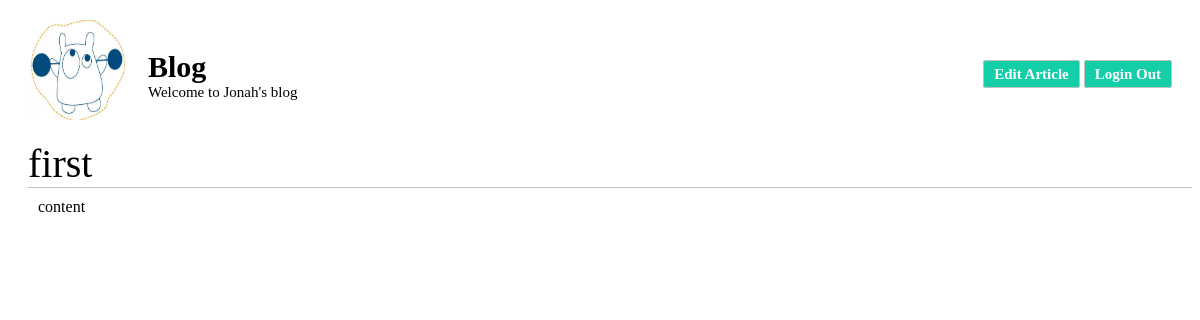
The app's page / (signed in), older data.
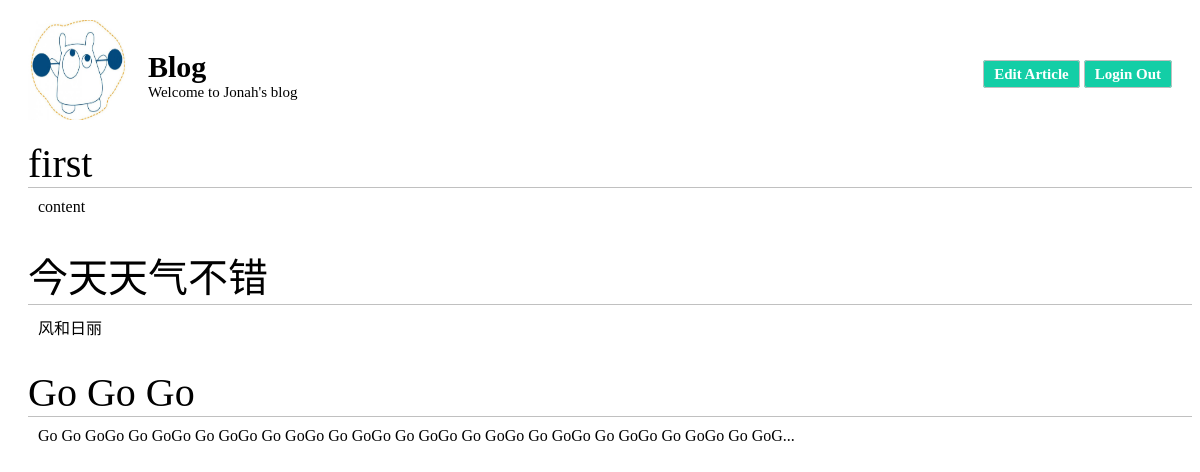
The same page, newer data.
### blog/models.py (models this page shows)
class Article(models.Model):
    id = models.AutoField(primary_key=True)
    title = models.CharField(max_length=50)
    author = models.CharField(max_length=30)
    date = models.DateField()
    content = models.TextField()

### blog/views.py (the view)
# urls.py: url(r'^$',views.index),
def index(request):
    context = {}
    context['name'] = Constant.BLOG_NAME
    context['desc'] = Constant.BLOG_DESC
    if Constant.SESSION_KEY in request.COOKIES:
        context['username'] = request.COOKIES[Constant.SESSION_KEY]
    if 'username' in request.session:
        context['username'] = request.session['username']
    if Constant.SESSION_KEY in request.COOKIES or 'username' in request.session:
        un = context['username']
        all_article = Article.objects.all().filter(author=un)
        context['article'] = all_article
        print(all_article)
    return render(request  ,'index.html',context)

### templates/index.html (shortened to what this page needs)
<html>
<head>
    <link rel="stylesheet" href="/static/css/home.css" type="text/css" charset="utf-8">
</head>
<body>
<div class="title">
    <div class="title_left">
        <a href="#"><img class="img-thumbnail" id="icon" src="/static/images/icon.jpg"></a>
    </div>
    <div class="title_right">
        <span id="name">{{ name }}</span>
        <span id="desc">{{ desc }}</span>
    </div>
    {% if username %}
        <div class="title_end">
            <a href="/edit" style="text-decoration: none"><span id="login">Edit Article</span> </a>
            <a href="/login?out=true" style="text-decoration:none"><span id="login">Login Out</span></a>
        </div>
    {% else %}
        <div class="title_end">
            <a href="/register" style="text-decoration: none"><span id="login">Register</span> </a>
            <a href="/login" style="text-decoration:none"><span id="login">Login</span></a>
        </div>
    {% endif %}
</div>
{% if article %}
    {% for art in article %}
        <div class="div_article">
            <span class="article"><a style="text-decoration: none; color: black"
                                     href="/show?article={{ art.id }}">{{ art.title }}</a></span>
            <span class="content">{{ art.content }}</span>
        </div>
    {% endfor %}
{% endif %}
</body>
</html>

### jonah/static/css/home.css (style rules this page uses)
div.title { margin: 20px;; height: 100px; }
div.title_left { display: inline; float: left; }
div.title_right { float: left; margin-left: 20px; margin-top: 30px; }
div.title_end { float: right; margin-top: 45px; }
.div_article { margin-left: 20px; margin-top: 20px; }
.article { display: block; font-size: 40px; border-bottom: 1px solid silver; font-family: 黑体; }
.content { padding: 10px; display: block; font-family: 宋体; overflow: hidden; white-space: nowrap; text-overflow: ellipsis; }
#name { font-size: 30px; font-family: Consolas; display: block; font-weight: bold; }
#desc { font-size: 15px; font-family: Consolas; }
#icon { height: 100px; width: 100px; }
#login { font-size: 15px; font-family: Consolas; padding: 5px 10px 5px 10px; font-weight: bold; border-radius: 3px; color: white; background-color: #13CEA6; border: 1px solid silver; }

Row changes from the older to the newer data that the page shows:
added Article: title "今天天气不错", content "风和日丽"
added Article: title "Go Go Go", content "Go Go GoGo Go GoGo Go GoGo Go GoGo Go GoGo Go GoGo Go GoGo Go GoGo Go GoGo Go GoGo Go GoG..."
